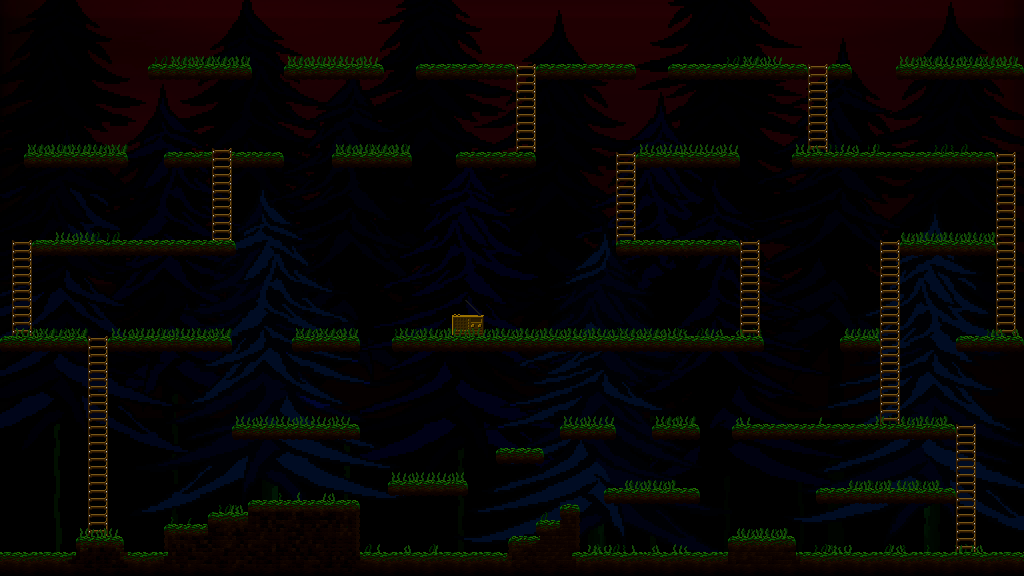

Below is a game level as drawn by its tile map, then a one-line description and the .tmx that defines it (tile-layer data replaced by summaries):
An orthogonal 256x144 tile map with 4x4 px tiles, 7 tile layers (BG, Grass add BG, Grass BG, Ladders, ...), 3 tilesets and 47 objects (12x WoodSpawner, 10x Ladder, 3x Beartrap(9), 3x Beartrap(3), 3x Beartrap(5), ...).

<map version="1.2" tiledversion="1.3.3" orientation="orthogonal" renderorder="right-down" width="256" height="144" tilewidth="4" tileheight="4" infinite="0" nextlayerid="12" nextobjectid="57">
 <editorsettings>
  <export target="../../resources/levels/dev.json" format="LD46-export" />
 </editorsettings>
 <tileset firstgid="1" source="../tsx/tileset1.tsx" />
 <tileset firstgid="1025" source="../tsx/grass.tsx" />
 <tileset firstgid="1133" source="../tsx/BG.tsx" />
 <layer id="11" name="BG" width="256" height="144">
  <properties>
   <property name="z" type="float" value="0" />
  </properties>
  <data>[36864 cells, 36864 non-empty, 36864 distinct tile ids]</data>
 </layer>
 <layer id="9" name="Grass add BG" width="256" height="144">
  <properties>
   <property name="z" type="float" value="0.1" />
  </properties>
  <data>[36864 cells, 390 non-empty, 16 distinct tile ids]</data>
 </layer>
 <layer id="8" name="Grass BG" width="256" height="144">
  <properties>
   <property name="z" type="float" value="1" />
  </properties>
  <data>[36864 cells, 487 non-empty, 28 distinct tile ids]</data>
 </layer>
 <layer id="5" name="Ladders" width="256" height="144">
  <properties>
   <property name="z" type="float" value="1.3" />
  </properties>
  <data>[36864 cells, 1691 non-empty, 45 distinct tile ids]</data>
 </layer>
 <layer id="1" name="Tiles" width="256" height="144">
  <properties>
   <property name="z" type="float" value="1.5" />
  </properties>
  <data>[36864 cells, 5661 non-empty, 217 distinct tile ids]</data>
 </layer>
 <objectgroup id="10" name="Ladder collisions">
  <properties>
   <property name="z" type="float" value="0" />
  </properties>
  <object id="7" type="Ladder" x="884" y="232" width="12" height="192" />
  <object id="8" type="Ladder" x="620" y="144" width="12" height="96" />
  <object id="10" type="Ladder" x="1000" y="144" width="12" height="192" />
  <object id="28" type="Ladder" x="744" y="236" width="12" height="100" />
  <object id="29" type="Ladder" x="812" y="56" width="12" height="96" />
  <object id="30" type="Ladder" x="92" y="324" width="12" height="212" />
  <object id="38" type="Ladder" x="520" y="56" width="12" height="96" />
  <object id="39" type="Ladder" x="216" y="140" width="12" height="100" />
  <object id="40" type="Ladder" x="16" y="232" width="12" height="104" />
  <object id="42" type="Ladder" x="960" y="416" width="12" height="136" />
 </objectgroup>
 <objectgroup id="3" name="Woods + Beartr">
  <properties>
   <property name="z" type="float" value="1.9" />
  </properties>
  <object id="12" name="Tut wood" type="Wood" x="652" y="316" width="32" height="20" />
  <object id="13" name="WoodSpawner" type="WoodSpawner" x="844" y="316" width="32" height="20" />
  <object id="14" name="WoodSpawner" type="WoodSpawner" x="960" y="316" width="32" height="20" />
  <object id="15" name="Radio" type="Radio" x="452" y="304" width="32" height="32" />
  <object id="16" name="Tut wood" type="Wood" x="308" y="316" width="32" height="20" />
  <object id="19" name="WoodSpawner" type="WoodSpawner" x="12" y="532" width="32" height="20" />
  <object id="20" name="BEARTRAP" type="Beartrap(9)" x="72" y="332" width="8" height="4" />
  <object id="21" name="WoodSpawner" type="WoodSpawner" x="36" y="316" width="32" height="20" />
  <object id="22" name="WoodSpawner" type="WoodSpawner" x="480" y="132" width="32" height="20" />
  <object id="23" name="WoodSpawner" type="WoodSpawner" x="960" y="44" width="32" height="20" />
  <object id="24" name="BEARTRAP" type="Beartrap(2)" x="924" y="60" width="8" height="4" />
  <object id="25" name="BEARTRAP" type="Beartrap(4)" x="872" y="148" width="8" height="4" />
  <object id="26" name="BEARTRAP" type="Beartrap(1)" x="692" y="332" width="8" height="4" />
  <object id="27" name="BEARTRAP" type="Beartrap(2)" x="752" y="60" width="8" height="4" />
  <object id="31" name="BEARTRAP" type="Beartrap(3)" x="332" y="60" width="8" height="4" />
  <object id="32" name="BEARTRAP" type="Beartrap(5)" x="368" y="148" width="8" height="4" />
  <object id="33" name="WoodSpawner" type="WoodSpawner" x="184" y="44" width="32" height="20" />
  <object id="34" name="WoodSpawner" type="WoodSpawner" x="48" y="132" width="32" height="20" />
  <object id="35" name="BEARTRAP" type="Beartrap(6)" x="188" y="236" width="8" height="4" />
  <object id="36" name="BEARTRAP" type="Beartrap(9)" x="44" y="236" width="8" height="4" />
  <object id="37" name="BEARTRAP" type="Beartrap(3)" x="804" y="420" width="8" height="4" />
  <object id="41" name="WoodSpawner" type="WoodSpawner" x="572" y="404" width="32" height="20" />
  <object id="43" name="WoodSpawner" type="WoodSpawner" x="636" y="468" width="32" height="20" />
  <object id="44" name="BEARTRAP" type="Beartrap(9)" x="324" y="420" width="8" height="4" />
  <object id="45" name="BEARTRAP" type="Beartrap(10)" x="400" y="476" width="8" height="4" />
  <object id="46" name="WoodSpawner" type="WoodSpawner" x="836" y="468" width="32" height="20" />
  <object id="48" name="BEARTRAP" type="Beartrap(5)" x="912" y="484" width="8" height="4" />
  <object id="49" name="WoodSpawner" type="WoodSpawner" x="416" y="460" width="32" height="20" />
  <object id="50" name="BEARTRAP" type="Beartrap(16)" x="456" y="476" width="8" height="4" />
  <object id="51" name="BEARTRAP" type="Beartrap(18)" x="52" y="548" width="8" height="4" />
  <object id="52" name="BEARTRAP" type="Beartrap(19)" x="80" y="532" width="8" height="4" />
  <object id="53" name="BEARTRAP" type="Beartrap(22)" x="112" y="532" width="8" height="4" />
  <object id="54" name="BEARTRAP" type="Beartrap(12)" x="744" y="532" width="8" height="4" />
  <object id="55" name="BEARTRAP" type="Beartrap(3)" x="168" y="332" width="8" height="4" />
  <object id="56" name="BEARTRAP" type="Beartrap(5)" x="684" y="148" width="8" height="4" />
 </objectgroup>
 <objectgroup id="2" name="Player">
  <properties>
   <property name="z" type="float" value="2" />
  </properties>
  <object id="2" name="PLAYER" type="Player" x="564" y="300" width="4" height="4" />
 </objectgroup>
 <objectgroup id="4" name="Bonfire">
  <properties>
   <property name="z" type="float" value="2.1" />
  </properties>
  <object id="1" name="BONFIRE" type="Bonfire" x="496" y="256" width="32" height="80" />
 </objectgroup>
 <layer id="6" name="Grass FG" width="256" height="144">
  <properties>
   <property name="z" type="float" value="2.5" />
  </properties>
  <data>[36864 cells, 1071 non-empty, 24 distinct tile ids]</data>
 </layer>
 <layer id="7" name="Grass add FG" width="256" height="144">
  <properties>
   <property name="z" type="float" value="3" />
  </properties>
  <data>[36864 cells, 501 non-empty, 16 distinct tile ids]</data>
 </layer>
</map>
